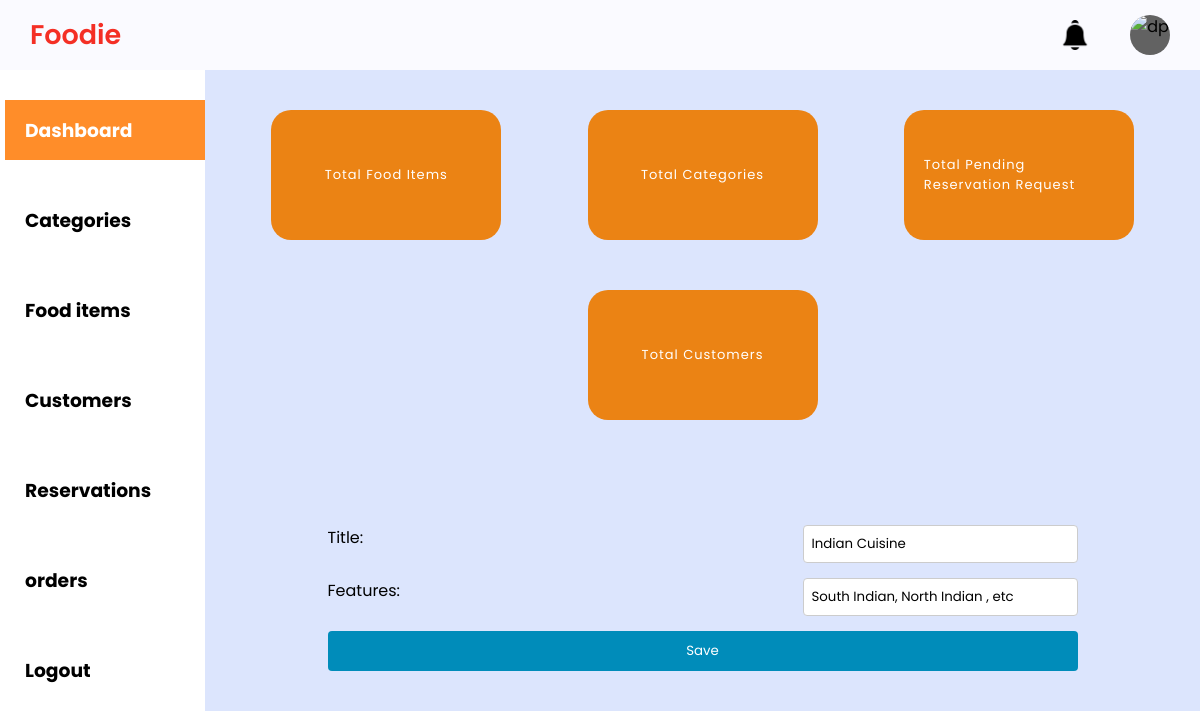
The page /admin-dashboard-category-edit/7/ on the database its author committed.
### Home_App/models.py (models this page shows, shortened)
class category_table(models.Model):
    category_id = models.AutoField(primary_key=True)
    category_title = models.CharField(max_length=55)
    img_name = models.CharField(max_length = 55)
    feature = models.CharField(max_length = 90)

### Home_App/views.py (the view)
# urls.py: path('admin-dashboard-category-edit/<int:category_id>/',hv.edit_category, name='edit_category'),
def edit_category(request, category_id):
    category = get_object_or_404(category_table, category_id=category_id)
    if request.method == 'POST':
        form = CategoryEditForm(request.POST)
        if form.is_valid():
            category.category_title = form.cleaned_data['category_title']
            category.feature = form.cleaned_data['feature']
            category.save()
            messages.success(request, ' Category details updated successfully.')
            return redirect(reverse('admin-dashboard-section',kwargs={'section':'categories'}))
    else:
        form = CategoryEditForm(initial={
            'category_title': category.category_title,
            'feature': category.feature,
        })
    return render(request, 'admin-dashboard-category-edit-modal.html', {'form': form, 'category_id': category_id})

### Home_App/forms.py
class CategoryEditForm(forms.Form):
    category_title = forms.CharField(label='Title', max_length=255)
    feature = forms.CharField(label='Features', max_length=255)

### Template/admin-dashboard-category-edit-modal.html (shortened to what this page needs)
{% extends 'admin-dashboard.html' %}
{% load static %}
{% block content %}
<link rel="stylesheet" href="{% static 'css/admin-dash-add-style.css' %}">
<div class="container">
    <div class="category-edit-modal" >
    <form method="post" action="{% url 'edit_category' category_id=category_id %}">
        {{ form.as_p }}
        <button type="submit" value="Save">Save</button>
    </form>
</div></div>
{% endblock %}

### Static/css/admin-dash-style.css (style rules this page uses)
* { margin: 0; padding: 0; box-sizing: border-box; font-family: "Poppins", sans-serif; }
:root { --background-color1: #fafaff; --background-color2: #ffffff; --background-color3: #ededed; --background-color4: #cad7fda4; --primary-color: hsl(3, 90%, 55%); --secondary-color: hsl(31, 84%, 50%); --Border-color: #ee0909; --one-use-color: hsl(31, 84%, 50%); --two-use-color: hsl(31, 84%, 50%); }
body { background-color: var(--background-color4); max-width: 100%; overflow-x: hidden; }

### Static/css/admin-dash-add-style.css (style rules this page uses)
body { font-family: 'Poppins', sans-serif; background-color: #f2f2f2; }
.container { margin-left:30%; padding: 15px; width: 60vh; }
form { display: flex; flex-direction: column; }
label { margin-bottom: 8px; }
input { padding: 8px; margin-bottom: 15px; border: 1px solid #ccc; border-radius: 4px; }
button { background-color: #008CBA; color: #fff; padding: 10px; border: none; border-radius: 4px; cursor: pointer; }

### Template/admin-dashboard-category-edit-modal.html (style rules this page uses)
body { font-family: 'Poppins', sans-serif; background-color: #cad7fda4; }
.container { margin: 80px auto; padding: 25px; width: 100vh; }
form { display: flex; flex-direction: column; }
label { margin-bottom: 8px; }
input { padding: 8px; float: inline-end; margin-bottom: 15px; border: 1px solid #ccc; border-radius: 4px; }
button { background-color: #008CBA; color: #fff; padding: 10px; border: none; border-radius: 4px; cursor: pointer; }

### rows shown on the page
category_table: category_title "Indian Cuisine", feature "South Indian, North Indian , etc"
